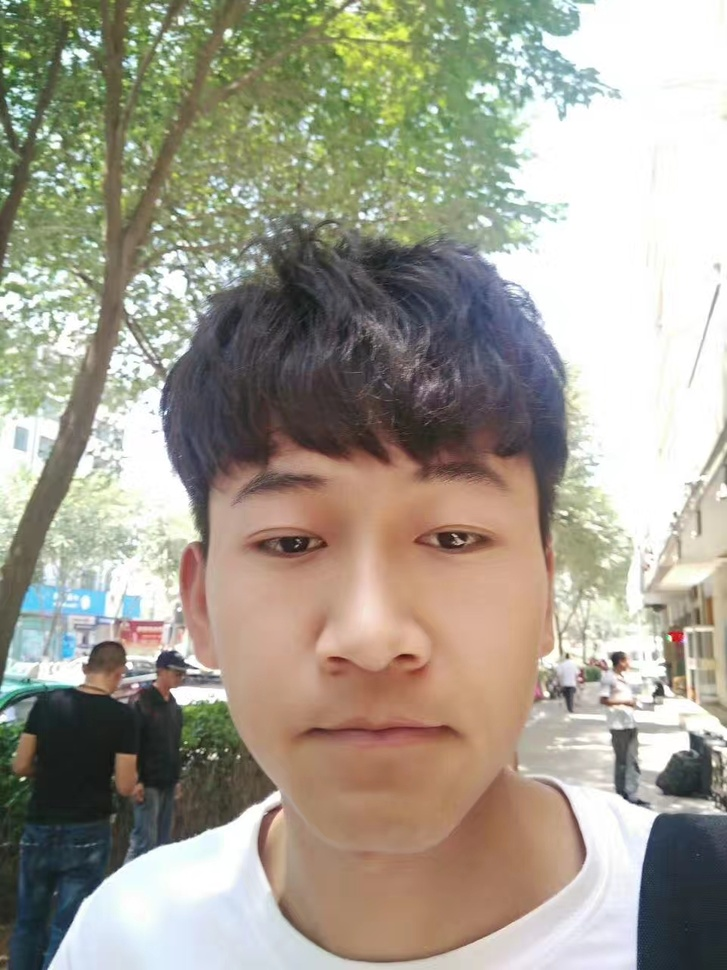
#> input picture img1.jpg, 727 x 970 px, shrunk from 960 x 1280 before the run, found by its file name
$ jupyter execute --allow-errors '图片美化.ipynb'   (older library calls are emulated)
#> lines starting #> are read from the running program, lines starting #| are printed output that depends on the picture; after the words box and inside, x2 and y2 are one past the last pixel; in counts of white or black regions, pixels touching at a corner belong together
[cell 1]
# import tensorflow as ts
import numpy as np
import cv2
import matplotlib.pyplot as plt

# 美颜

[cell 2]
img1 = cv2.imread('H:\Jupyter\img1.jpg',1)
#> img1 is the input picture: shape (970, 727, 3); mean B, G, R 143.6, 157.8, 162.9
dst = cv2.cvtColor(img1,cv2.COLOR_BGR2GRAY)
cv2.imshow('dd',dst)
cv2.waitKey()

# 直方图

[cell 3]
def ImageHist(image,type):
    color(255,255,255)
    windowName = 'Gray'
    if type == 31:
        color = (255,0)
        windowName = 'B hist'
    elif type == 32:
        color = (0,255,0)
        windowName = 'G hist'
    elif type == 33:
        color = (0,0,255)
        windowName = 'R hist'
    hist = cv2.calcHist([image],[0],None,[256],[0.0,255.0])
    min,max,minI,maxI = cv2.minMaxLoc(hist)
    histImg = np.zeros([256,256,3],np.uint8)
    for i in range(256):
        intenNormal = int(hist[i]*256/maxI) #归一化
        cv2.line(histImg,(i,256),(i,256-intenNormal),clolor)
    cv2.imshow(windowName,histImg)
    return histImg
img = cv2.imread('img1.jpg',1)
channels = cv2.split(img) #RGB R G B
#> (the rest of this cell did not finish here and is left out)

[cell 4]
#灰色图片均衡化
img = cv2.imread('H:\Jupyter\img1.jpg',1)
gray = cv2.cvtColor(img,cv2.COLOR_BGR2GRAY)
cv2.imshow('src',gray)
dst = cv2.equalizeHist(gray)
cv2.imshow('dsd',dst)
cv2.waitKey(0)

[cell 5]
#彩色图片均衡化
img = cv2.imread('H:\Jupyter\img1.jpg',1)
(b,g,r) = cv2.split(img)
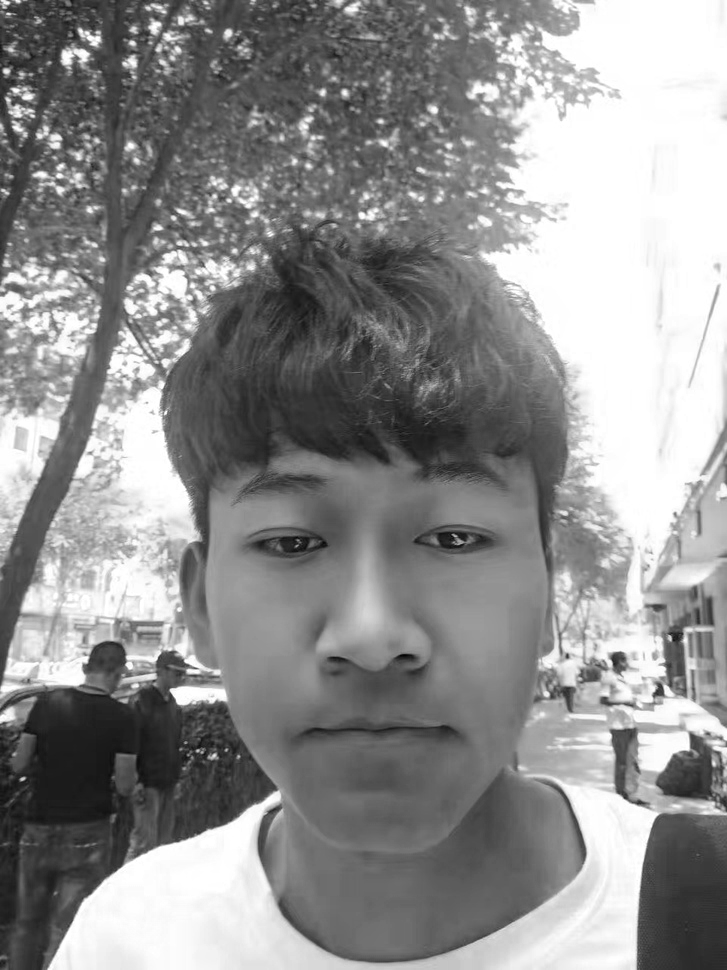
#> b: shape (970, 727); min 3, max 255, mean 143.6
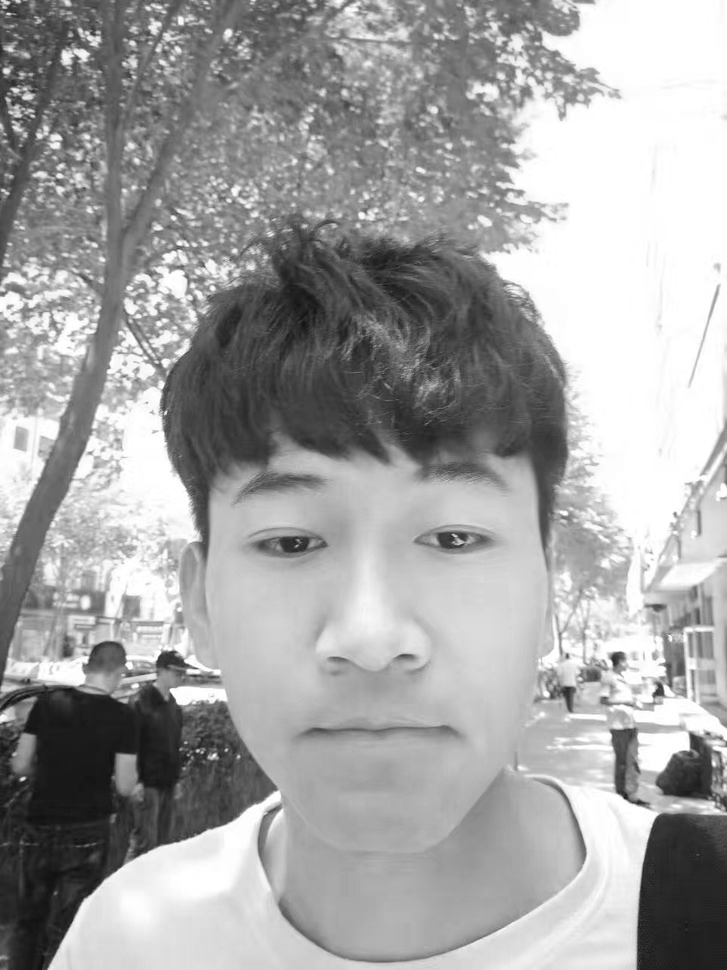
#> r: shape (970, 727); min 14, max 255, mean 162.9
bH = cv2.equalizeHist(b)
gH = cv2.equalizeHist(g)
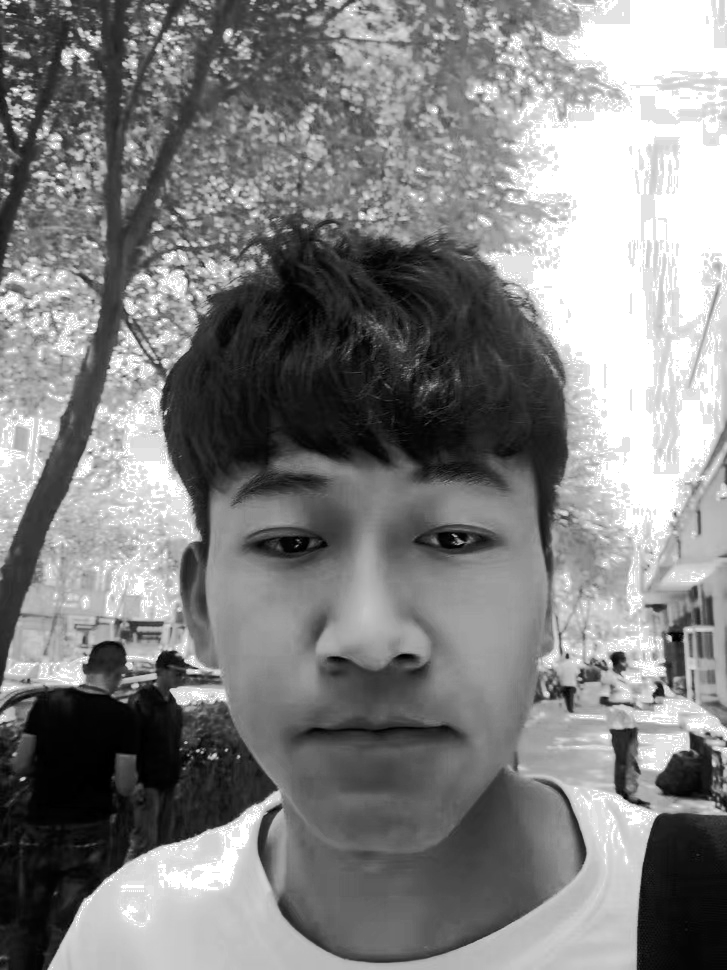
#> gH: shape (970, 727); min 0, max 255, mean 129.5
rH = cv2.equalizeHist(r)
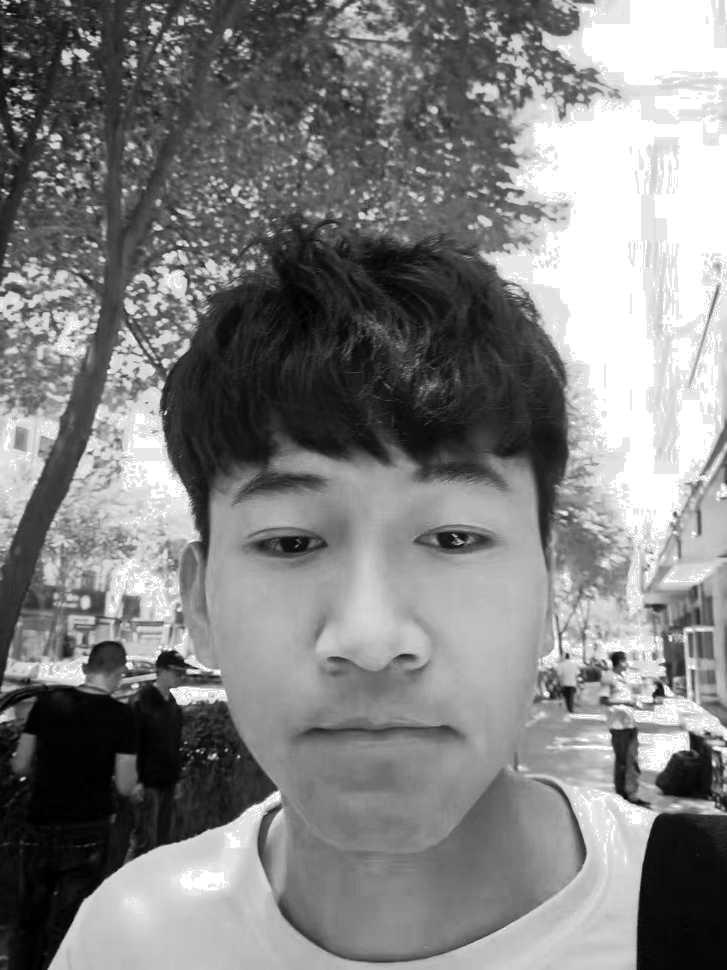
#> rH: shape (970, 727); min 0, max 255, mean 129.1
result = cv2.merge((bH,gH,rH))  #通道合成
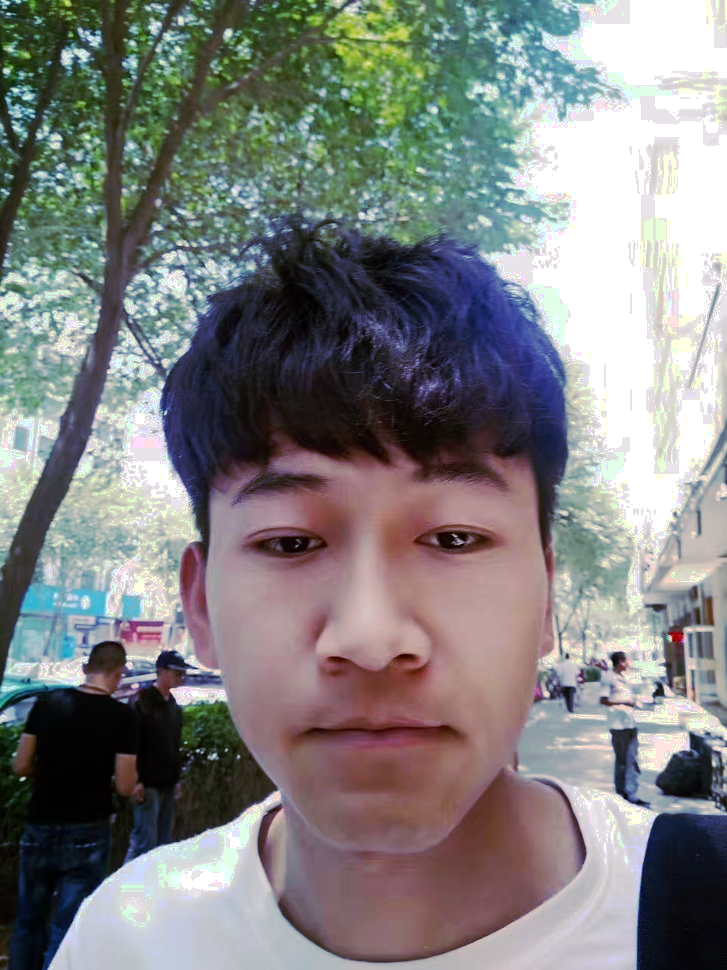
#> result: shape (970, 727, 3); mean B, G, R 129.1, 129.5, 129.1
cv2.imshow('dsd',result)
cv2.waitKey(0)

[cell 6]
#YUV图片均衡化
img = cv2.imread('H:\Jupyter\img1.jpg',1)
imgYUV = cv2.cvtColor(img,cv2.COLOR_BGR2YCrCb)
#> imgYUV: shape (970, 727, 3); mean of channels 0, 1, 2 157.7, 131.7, 120.1
channleYUV = cv2.split(imgYUV)
#> (the rest of this cell did not finish here and is left out)

# 图片修复

[cell 7]
for i in range(200,300):
    img1[i,200] = (255,255,255)
    img1[i,200+1] = (255,255,255)
    img1[i,200-1] = (255,255,255)
for i in range(150,250):
    img1[250,i] = (255,255,255)
    img1[250,i+1] = (255,255,255)
    img1[250,i-1] = (255,255,255)
#> img1: shape (970, 727, 3); mean B, G, R 143.7, 157.8, 162.9
cv2.imwrite('dd.jpg',img1)
cv2.imshow('aa',img1)
cv2.waitKey(0)

[cell 8]
img = cv2.imread('dd.jpg',1)
cv2.imshow('sree',img)
cv2.waitKey(0)
imgInfo = img.shape
#> imgInfo = (970, 727, 3)
height = imgInfo[0]
#> height = 970
width = imgInfo[1]
#> width = 727
paint = np.zeros((height,width,1),np.uint8)
for i in range(200,300):
    paint[i,200] = 255
    paint[i,200+1] = 255
    paint[i,200-1] = 255
for i in range(150,250):
    paint[250,i] = 255
    paint[250,i+1] = 255
    paint[250,i-1] = 255

cv2.imshow('aa',paint)
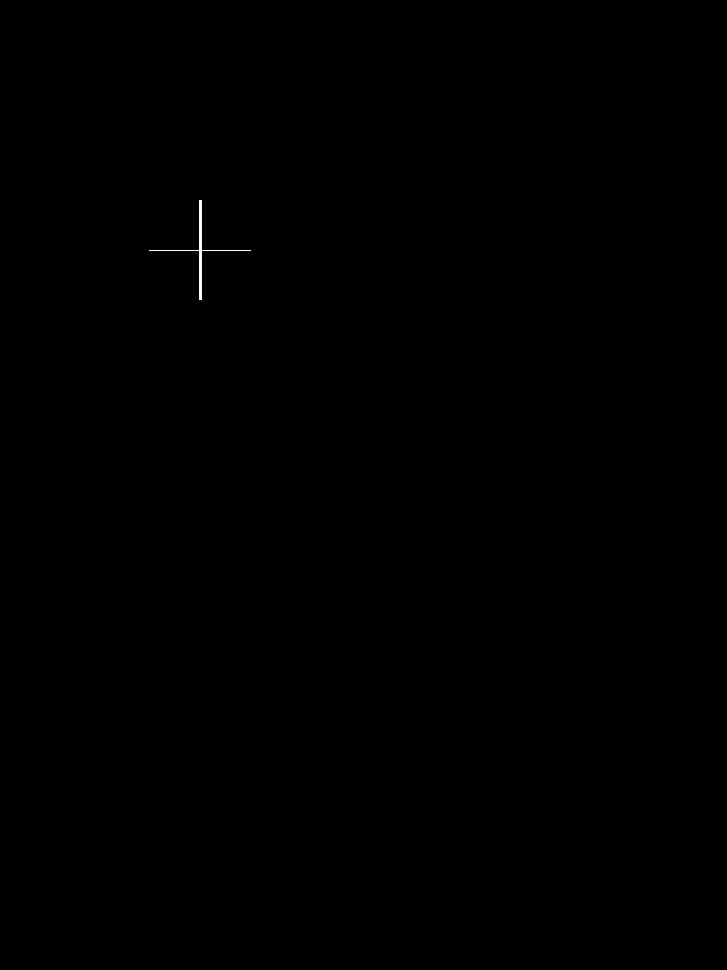
#> window 'aa': shape (970, 727, 1); 0.06% white; 1 white region, box (x1, y1, x2, y2) and area: (149, 200, 251, 300) 399
imgDst = cv2.inpaint(img,paint,3,cv2.INPAINT_TELEA)
cv2.imshow('aa',imgDst)
cv2.waitKey(0)

# 灰度直方图

[cell 9]
img = cv2.imread('dd.jpg',1)
cv2.imshow('sree',img)
cv2.waitKey(0)
imgInfo = img.shape
height = imgInfo[0]
width = imgInfo[1]
gray = cv2.cvtColor(img,cv2.COLOR_BGR2GRAY)
count = np.zeros(256,np.float)
for i in range(0,height):
    for j in range(0,width):
        pixel = gray[i,j]
        index = int(pixel)
        count[index] = count[index]+1
#> after the loop, count = 256 values, max 59794 at index 255, min 0 at index 0, mean 2754.6
for i in range(0,255):
    count[i] = count[i] / (height*width)
#> after the loop, count = 256 values, max 59794 at index 255, min 0 at index 0, mean 233.6
x = np.linspace(0,255,256)
y = count
#> y has the same summary as count
plt.bar(x,y,0.9,alpha=1,color='b')
plt.show()
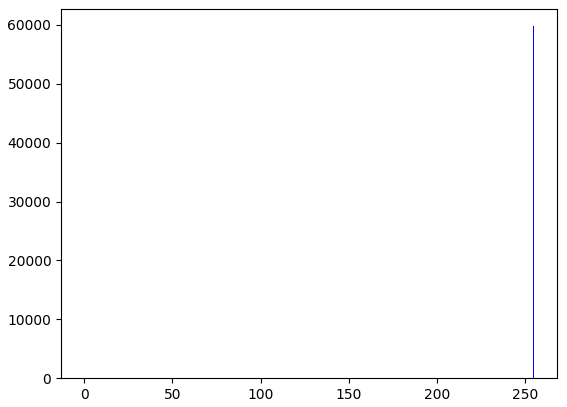
#> figure drawn by matplotlib, 1 panel; tallest bar 59794 high, from x = 254.6 to 255.5
cv2.waitKey(0)

# 灰度直方图均衡化

[cell 10]
'''
本质；统计每个像素灰度出现的概率
累计概率
1  0.2  0.2
2  0.3  0.5
3  0.1  0.6
256
100  0.5  255*0.5 = new
'''
img = cv2.imread('dd.jpg',1)
cv2.imshow('sree',img)
cv2.waitKey(0)
imgInfo = img.shape
height = imgInfo[0]
width = imgInfo[1]
gray = cv2.cvtColor(img,cv2.COLOR_BGR2GRAY)
count = np.zeros(256,np.float)
for i in range(0,height):
    for j in range(0,width):
        pixel = gray[i,j]
        index = int(pixel)
        count[index] = count[index]+1
#> after the loop, count = 256 values, max 59794 at index 255, min 0 at index 0, mean 2754.6
for i in range(0,255):
    count[i] = count[i] / (height*width)
#> after the loop, count = 256 values, max 59794 at index 255, min 0 at index 0, mean 233.6

#累计概率
sum1 = float(0)
#> (the rest of this cell did not finish here and is left out)

$ run again, with 222.jpg copied over img1.jpg
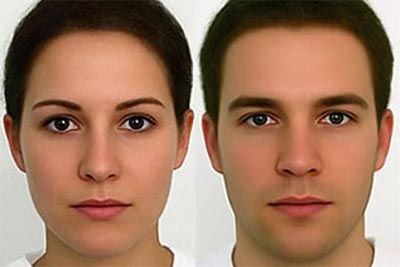
#> input picture 222.jpg, 400 x 267 px, found by its file name
#> img1 is the input picture: shape (267, 400, 3); mean B, G, R 97, 120.7, 159.4
#> `(b,g,r) = cv2.split(img)`:
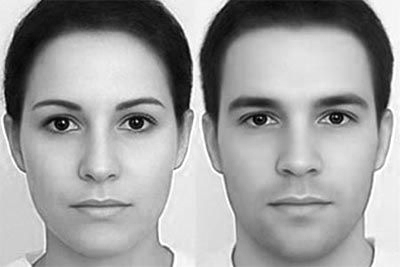
#> r: shape (267, 400); min 0, max 255, mean 159.4
#> `result = cv2.merge((bH,gH,rH))`:
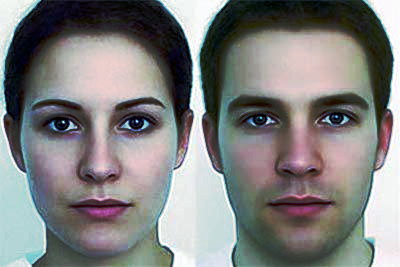
#> result: shape (267, 400, 3); mean B, G, R 127.2, 128.2, 128.2
#> imgYUV: shape (267, 400, 3); mean of channels 0, 1, 2 129.6, 149.3, 109.7

$ run again, with bar1.jpg copied over img1.jpg
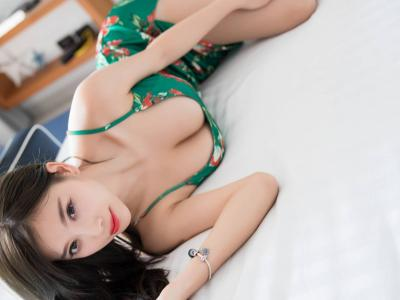
#> input picture bar1.jpg, 400 x 300 px, found by its file name
#> img1 is the input picture: shape (300, 400, 3); mean B, G, R 163.5, 170.3, 181.3
#> imgYUV: shape (300, 400, 3); mean of channels 0, 1, 2 172.8, 134, 122.7
#> `cv2.imshow('aa',paint)`:
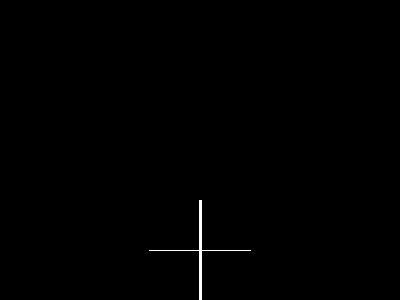
#> window 'aa': shape (300, 400, 1); 0.33% white; 1 white region, box (x1, y1, x2, y2) and area: (149, 200, 251, 300) 399
#> after the loop `for i in range(0,height):`: count = 256 values, max 6508 at index 231, min 9 at index 0, mean 468.8
#> after the loop `for i in range(0,255):`: count = 256 values, max 39 at index 255, min 7.5e-05 at index 0, mean 0.156
#> y has the same summary as count
#> `plt.show()`:
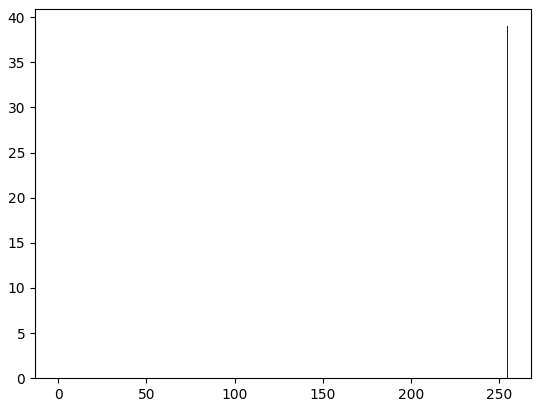
#> figure drawn by matplotlib, 1 panel; tallest bar 39 high, from x = 254.6 to 255.5
#> after the loop `for i in range(0,height):`: count = 256 values, max 6508 at index 231, min 9 at index 0, mean 468.8
#> after the loop `for i in range(0,255):`: count = 256 values, max 39 at index 255, min 7.5e-05 at index 0, mean 0.156

$ run again, with bar2.jpg copied over img1.jpg
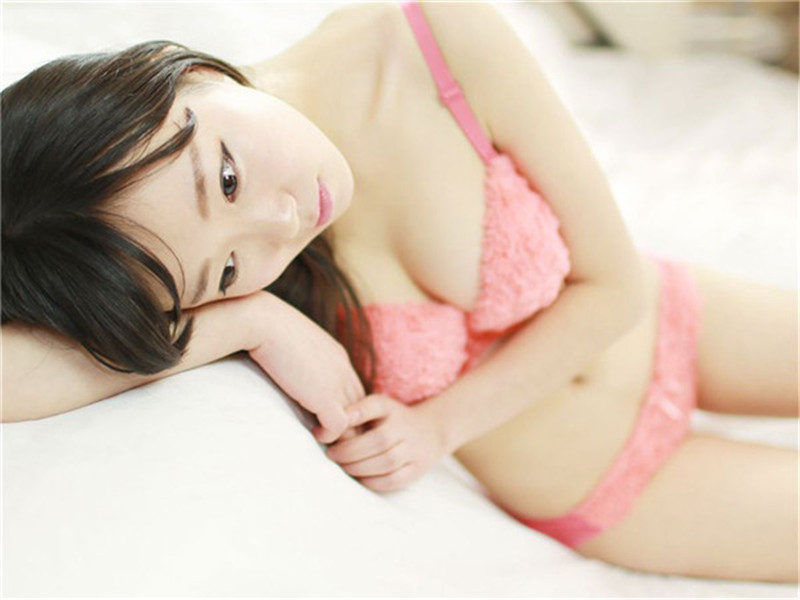
#> input picture bar2.jpg, 800 x 600 px, found by its file name
#> img1 is the input picture: shape (600, 800, 3); mean B, G, R 180.5, 195.7, 212.9
#> imgYUV: shape (600, 800, 3); mean of channels 0, 1, 2 199.1, 137.9, 117.5
#> after the loop `for i in range(0,height):`: count = 256 values, max 22348 at index 247, min 0 at index 0, mean 1875
#> after the loop `for i in range(0,255):`: count = 256 values, max 1208 at index 255, min 0 at index 0, mean 4.72
#> y has the same summary as count
#> `plt.show()`:
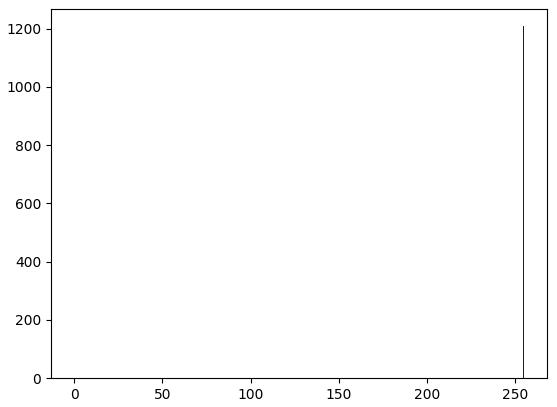
#> figure drawn by matplotlib, 1 panel; tallest bar 1208 high, from x = 254.6 to 255.5
#> after the loop `for i in range(0,height):`: count = 256 values, max 22348 at index 247, min 0 at index 0, mean 1875
#> after the loop `for i in range(0,255):`: count = 256 values, max 1208 at index 255, min 0 at index 0, mean 4.72
